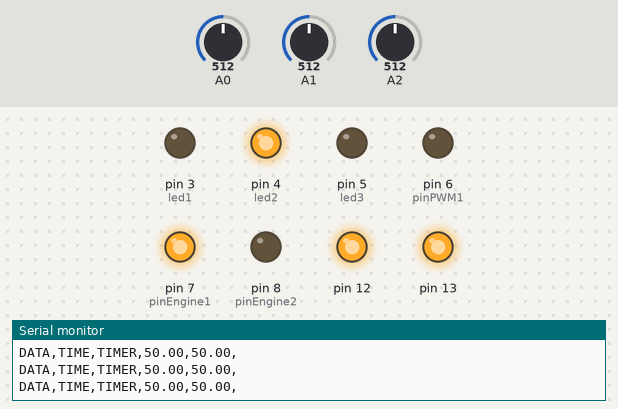
Simulated run of this sketch. Board: Arduino Uno, built with avr-gcc and run on an emulated ATmega328P. Parts: output pins drawn as LEDs (lit = HIGH), the last lines printed to the serial monitor. The test bench sets the inputs (shaded band); at power-on: A2 = 512, A0 = 512, A1 = 512.

Above: at 1.2 s.
1.3 s: A2 set to 556
4.3 s: A2 set to 588
At 4.9 s:
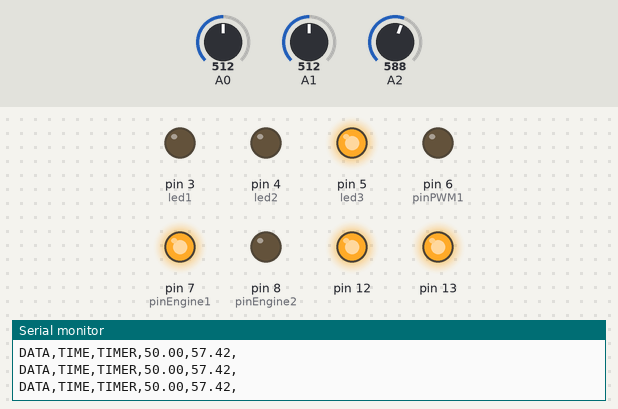
5.8 s: A2 set to 306
At 6.8 s:
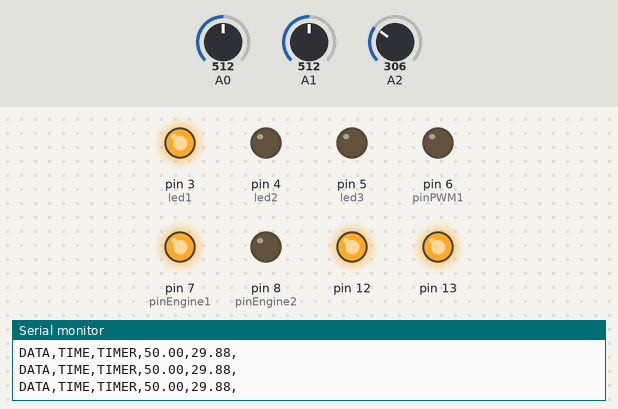
7.3 s: A2 set to 453
8.8 s: A2 set to 476
At 9.1 s:
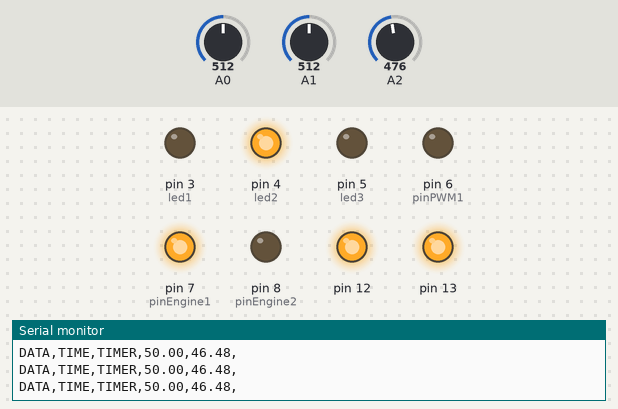
Timing chart, 0 to 11.8 s (numbered marks = the images above; inputs shaded):
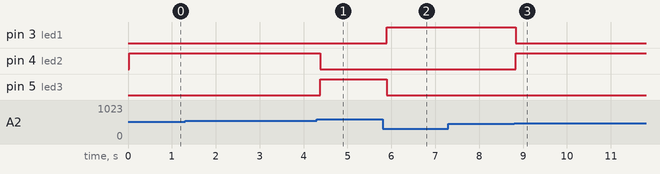

The sketch:

TestArduino.ino
```cpp
int pinEngine1=7, pinEngine2=8, pinPWM1=6;
int led1=3, led2=4, led3=5;

void setup() {
    pinMode(pinEngine1, OUTPUT);
    pinMode(pinEngine2, OUTPUT);
    pinMode(pinPWM1, OUTPUT);
    pinMode(led1, OUTPUT);
    pinMode(led2, OUTPUT);
    pinMode(led3, OUTPUT);
    pinMode(A0, INPUT);

    //FSR
    pinMode(12, OUTPUT);
    pinMode(A1, INPUT);
    digitalWrite(12, HIGH);

    //FSR 2
    pinMode(13, OUTPUT);
    pinMode(A2, INPUT);
    digitalWrite(13, HIGH);

    digitalWrite(pinEngine1, HIGH);
    digitalWrite(pinEngine2, LOW);
    digitalWrite(led1, LOW);
    digitalWrite(led2, LOW);
    digitalWrite(led3, LOW);

    Serial.begin(9600);
    // Excel
    Serial.println("CLEARDATA"); //clears up any data left from previous projects
    //Serial.println("LABEL,Acolumn,Bcolumn,..."); //always write LABEL, so excel knows the next things will be the names of the columns (instead of Acolumn you could write Time for instance)
    Serial.println("LABEL,Date,Time,FSR1,FSR2,millis");
    Serial.println("RESETTIMER"); //resets timer to 0

}

void enginePwm(int pinNumber, float value)
{
    float temp = value / 10;

    if (value > 65)
    {
        digitalWrite(pinEngine1, HIGH);
        digitalWrite(pinEngine2, LOW);

        digitalWrite(pinNumber, HIGH);
        delay(temp);
        digitalWrite(pinNumber, LOW);
        delay(10 - temp);
    }
    else if (value < 35)
    {
        digitalWrite(pinEngine2, HIGH);
        digitalWrite(pinEngine1, LOW);
        //if(temp<1) {temp=1;}
        digitalWrite(pinNumber, HIGH);
        delay(10 - temp);
        digitalWrite(pinNumber, LOW);
        delay(temp);
    }
    else
    {
        digitalWrite(pinEngine2, LOW);
        digitalWrite(pinEngine1, LOW);
    }

    String msg = " temp : ";
    msg = msg + temp;

    // Serial.println(msg);
}
void led(int value)
{
    if (value > 55)
    {
        digitalWrite(led3, HIGH);
        digitalWrite(led2, LOW);
        digitalWrite(led1, LOW);

    }
    else if (value < 45)
    {
        digitalWrite(led3, LOW);
        digitalWrite(led2, LOW);
        digitalWrite(led1, HIGH);

    }
    else
    {
        digitalWrite(led3, LOW);
        digitalWrite(led2, HIGH);
        digitalWrite(led1, LOW);
    }
}


void loop() {
    Serial.print("DATA,TIME,TIMER,");
    float current = analogRead(A0);
    current = (current * 100) / 1024;

    float fsr = analogRead(A1);
    fsr = (fsr * 100) / 1024;
    float fsr2 = analogRead(A2);
    fsr2 = (fsr2 * 100) / 1024;

    String msg = "";
    msg = msg + fsr;
    msg = msg + ",";
    msg = msg + fsr2;
    msg = msg + ",";

    Serial.println(msg);
    led(fsr2);
    //enginePwm(6, fsr);
    //Serial.println(current);
    delay(100);
}
```

Measured:
- the behaviour switches between 573 and 574 on A2 (found by bisection; images 0 and 1)
- the behaviour switches between 460 and 461 on A2 (found by bisection; images 2 and 3)
- after the input at 4.3 s, pin 4 (led2): HIGH → LOW after 0.08 s; pin 5 (led3): LOW → HIGH after 0.08 s
- after the input at 5.8 s, pin 3 (led1): LOW → HIGH after 0.10 s; pin 5 (led3): HIGH → LOW after 0.10 s
- after the input at 8.8 s, pin 3 (led1): HIGH → LOW at once; pin 4 (led2): LOW → HIGH at once
